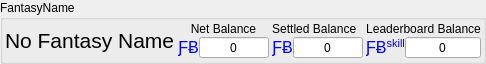
    <widget class="QGroupBox" name="fantasynamedata">
     <property name="autoFillBackground">
      <bool>true</bool>
     </property>
     <property name="title">
      <string>FantasyName</string>
     </property>
     <layout class="QGridLayout" name="gridLayout_18" rowstretch="0">
      <property name="sizeConstraint">
       <enum>QLayout::SetMaximumSize</enum>
      </property>
      <property name="leftMargin">
       <number>2</number>
      </property>
      <property name="topMargin">
       <number>2</number>
      </property>
      <property name="rightMargin">
       <number>2</number>
      </property>
      <property name="bottomMargin">
       <number>2</number>
      </property>
      <property name="horizontalSpacing">
       <number>3</number>
      </property>
      <property name="verticalSpacing">
       <number>2</number>
      </property>
      <item row="0" column="3">
       <layout class="QGridLayout" name="gridLayout_13">
        <item row="0" column="0">
         <widget class="QLabel" name="fantastname_5">
          <property name="sizePolicy">
           <sizepolicy hsizetype="Preferred" vsizetype="Fixed">
            <horstretch>0</horstretch>
            <verstretch>0</verstretch>
           </sizepolicy>
          </property>
          <property name="text">
           <string>Leaderboard Balance</string>
          </property>
          <property name="alignment">
           <set>Qt::AlignCenter</set>
          </property>
         </widget>
        </item>
        <item row="1" column="0">
         <layout class="QHBoxLayout" name="horizontalLayout_21">
          <item>
           <widget class="QLabel" name="usdLabel10_12">
            <property name="sizePolicy">
             <sizepolicy hsizetype="Maximum" vsizetype="Fixed">
              <horstretch>0</horstretch>
              <verstretch>0</verstretch>
             </sizepolicy>
            </property>
            <property name="font">
             <font>
              <pointsize>11</pointsize>
              <weight>50</weight>
              <bold>false</bold>
             </font>
            </property>
            <property name="accessibleDescription">
             <string>USD_ICON</string>
            </property>
            <property name="text">
             <string>&lt;html&gt;&lt;head/&gt;&lt;body&gt;&lt;p&gt;&lt;span style=&quot; font-size:12pt; color:#0000ff;&quot;&gt;ƑɃ&lt;/span&gt;&lt;span style=&quot; font-size:12pt; color:#0000ff; vertical-align:super;&quot;&gt;skill&lt;/span&gt;&lt;/p&gt;&lt;/body&gt;&lt;/html&gt;</string>
            </property>
            <property name="alignment">
             <set>Qt::AlignCenter</set>
            </property>
           </widget>
          </item>
          <item>
           <widget class="QSpinBox" name="fantasybitSkill">
            <property name="sizePolicy">
             <sizepolicy hsizetype="Preferred" vsizetype="Fixed">
              <horstretch>0</horstretch>
              <verstretch>0</verstretch>
             </sizepolicy>
            </property>
            <property name="minimumSize">
             <size>
              <width>70</width>
              <height>0</height>
             </size>
            </property>
            <property name="whatsThis">
             <string>BidPrice</string>
            </property>
            <property name="accessibleName">
             <string>PRICE</string>
            </property>
            <property name="accessibleDescription">
             <string>CAN_BE_ZERO</string>
            </property>
            <property name="alignment">
             <set>Qt::AlignCenter</set>
            </property>
            <property name="readOnly">
             <bool>true</bool>
            </property>
            <property name="buttonSymbols">
             <enum>QAbstractSpinBox::NoButtons</enum>
            </property>
            <property name="showGroupSeparator" stdset="0">
             <bool>true</bool>
            </property>
            <property name="minimum">
             <number>0</number>
            </property>
            <property name="maximum">
             <number>9999999</number>
            </property>
           </widget>
          </item>
         </layout>
        </item>
       </layout>
      </item>
      <item row="0" column="0">
       <widget class="QLabel" name="fantastname">
        <property name="sizePolicy">
         <sizepolicy hsizetype="Preferred" vsizetype="Preferred">
          <horstretch>0</horstretch>
          <verstretch>0</verstretch>
         </sizepolicy>
        </property>
        <property name="font">
         <font>
          <pointsize>16</pointsize>
         </font>
        </property>
        <property name="text">
         <string>No Fantasy Name</string>
        </property>
       </widget>
      </item>
      <item row="0" column="1">
       <layout class="QGridLayout" name="gridLayout_12">
        <item row="0" column="0">
         <widget class="QLabel" name="fantastname_4">
          <property name="sizePolicy">
           <sizepolicy hsizetype="Preferred" vsizetype="Fixed">
            <horstretch>0</horstretch>
            <verstretch>0</verstretch>
           </sizepolicy>
          </property>
          <property name="layoutDirection">
           <enum>Qt::RightToLeft</enum>
          </property>
          <property name="text">
           <string>Net Balance</string>
          </property>
          <property name="alignment">
           <set>Qt::AlignCenter</set>
          </property>
         </widget>
        </item>
        <item row="1" column="0">
         <layout class="QHBoxLayout" name="horizontalLayout_5">
          <item>
           <widget class="QLabel" name="usdLabel10_11">
            <property name="sizePolicy">
             <sizepolicy hsizetype="Maximum" vsizetype="Fixed">
              <horstretch>0</horstretch>
              <verstretch>0</verstretch>
             </sizepolicy>
            </property>
            <property name="font">
             <font>
              <pointsize>11</pointsize>
              <weight>50</weight>
              <bold>false</bold>
             </font>
            </property>
            <property name="accessibleDescription">
             <string>USD_ICON</string>
            </property>
            <property name="text">
             <string>&lt;html&gt;&lt;head/&gt;&lt;body&gt;&lt;p&gt;&lt;span style=&quot; font-size:12pt; color:#0000ff;&quot;&gt;ƑɃ&lt;/span&gt;&lt;/p&gt;&lt;/body&gt;&lt;/html&gt;</string>
            </property>
            <property name="alignment">
             <set>Qt::AlignCenter</set>
            </property>
           </widget>
          </item>
          <item>
           <widget class="QSpinBox" name="fantasybitPnl">
            <property name="sizePolicy">
             <sizepolicy hsizetype="Preferred" vsizetype="Fixed">
              <horstretch>0</horstretch>
              <verstretch>0</verstretch>
             </sizepolicy>
            </property>
            <property name="minimumSize">
             <size>
              <width>70</width>
              <height>0</height>
             </size>
            </property>
            <property name="whatsThis">
             <string>BidPrice</string>
            </property>
            <property name="accessibleName">
             <string>PRICE</string>
            </property>
            <property name="accessibleDescription">
             <string>CAN_BE_ZERO</string>
            </property>
            <property name="alignment">
             <set>Qt::AlignCenter</set>
            </property>
            <property name="readOnly">
             <bool>true</bool>
            </property>
            <property name="buttonSymbols">
             <enum>QAbstractSpinBox::NoButtons</enum>
            </property>
            <property name="showGroupSeparator" stdset="0">
             <bool>true</bool>
            </property>
            <property name="minimum">
             <number>-999999</number>
            </property>
            <property name="maximum">
             <number>9999999</number>
            </property>
           </widget>
          </item>
         </layout>
        </item>
       </layout>
      </item>
      <item row="0" column="2">
       <layout class="QGridLayout" name="gridLayout_15">
        <item row="0" column="0">
         <widget class="QLabel" name="fantastname_3">
          <property name="sizePolicy">
           <sizepolicy hsizetype="Preferred" vsizetype="Fixed">
            <horstretch>0</horstretch>
            <verstretch>0</verstretch>
           </sizepolicy>
          </property>
          <property name="text">
           <string>Settled Balance  </string>
          </property>
          <property name="alignment">
           <set>Qt::AlignCenter</set>
          </property>
         </widget>
        </item>
        <item row="1" column="0">
         <layout class="QHBoxLayout" name="horizontalLayout_4">
          <item>
           <widget class="QLabel" name="usdLabel10_10">
            <property name="sizePolicy">
             <sizepolicy hsizetype="Maximum" vsizetype="Fixed">
              <horstretch>0</horstretch>
              <verstretch>0</verstretch>
             </sizepolicy>
            </property>
            <property name="font">
             <font>
              <pointsize>11</pointsize>
              <weight>50</weight>
              <bold>false</bold>
             </font>
            </property>
            <property name="accessibleDescription">
             <string>USD_ICON</string>
            </property>
            <property name="text">
             <string>&lt;html&gt;&lt;head/&gt;&lt;body&gt;&lt;p&gt;&lt;span style=&quot; font-size:12pt; color:#0000ff;&quot;&gt;ƑɃ&lt;/span&gt;&lt;/p&gt;&lt;/body&gt;&lt;/html&gt;</string>
            </property>
            <property name="alignment">
             <set>Qt::AlignCenter</set>
            </property>
           </widget>
          </item>
          <item>
           <widget class="QSpinBox" name="fantasybitStake">
            <property name="sizePolicy">
             <sizepolicy hsizetype="Preferred" vsizetype="Fixed">
              <horstretch>0</horstretch>
              <verstretch>0</verstretch>
             </sizepolicy>
            </property>
            <property name="minimumSize">
             <size>
              <width>70</width>
              <height>0</height>
             </size>
            </property>
            <property name="whatsThis">
             <string>BidPrice</string>
            </property>
            <property name="accessibleName">
             <string>PRICE</string>
            </property>
            <property name="accessibleDescription">
             <string>CAN_BE_ZERO</string>
            </property>
            <property name="alignment">
             <set>Qt::AlignCenter</set>
            </property>
            <property name="readOnly">
             <bool>true</bool>
            </property>
            <property name="buttonSymbols">
             <enum>QAbstractSpinBox::NoButtons</enum>
            </property>
            <property name="showGroupSeparator" stdset="0">
             <bool>true</bool>
            </property>
            <property name="minimum">
             <number>-99999</number>
            </property>
            <property name="maximum">
             <number>9999999</number>
            </property>
           </widget>
          </item>
         </layout>
        </item>
       </layout>
      </item>
     </layout>
    </widget>
